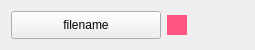
<?xml version="1.0" encoding="UTF-8"?>
<ui version="4.0">
 <class>file_list</class>
 <widget class="QWidget" name="file_list">
  <property name="geometry">
   <rect>
    <x>0</x>
    <y>0</y>
    <width>255</width>
    <height>50</height>
   </rect>
  </property>
  <property name="sizePolicy">
   <sizepolicy hsizetype="Minimum" vsizetype="Minimum">
    <horstretch>0</horstretch>
    <verstretch>0</verstretch>
   </sizepolicy>
  </property>
  <property name="windowTitle">
   <string>Form</string>
  </property>
  <layout class="QHBoxLayout" name="horizontalLayout" stretch="4,1,0">
   <item>
    <widget class="QPushButton" name="file_name_btn">
     <property name="sizePolicy">
      <sizepolicy hsizetype="Fixed" vsizetype="Fixed">
       <horstretch>0</horstretch>
       <verstretch>0</verstretch>
      </sizepolicy>
     </property>
     <property name="minimumSize">
      <size>
       <width>150</width>
       <height>28</height>
      </size>
     </property>
     <property name="text">
      <string>filename</string>
     </property>
    </widget>
   </item>
   <item>
    <widget class="QLabel" name="file_name_label">
     <property name="sizePolicy">
      <sizepolicy hsizetype="Fixed" vsizetype="Fixed">
       <horstretch>0</horstretch>
       <verstretch>0</verstretch>
      </sizepolicy>
     </property>
     <property name="minimumSize">
      <size>
       <width>20</width>
       <height>20</height>
      </size>
     </property>
     <property name="styleSheet">
      <string notr="true">background-color: rgb(255, 85, 127);</string>
     </property>
     <property name="text">
      <string/>
     </property>
    </widget>
   </item>
   <item>
    <spacer name="horizontalSpacer">
     <property name="orientation">
      <enum>Qt::Horizontal</enum>
     </property>
     <property name="sizeHint" stdset="0">
      <size>
       <width>40</width>
       <height>20</height>
      </size>
     </property>
    </spacer>
   </item>
  </layout>
 </widget>
 <resources/>
 <connections>
  <connection>
   <sender>file_name_btn</sender>
   <signal>clicked()</signal>
   <receiver>file_list</receiver>
   <slot>show_file_err()</slot>
   <hints>
    <hint type="sourcelabel">
     <x>211</x>
     <y>35</y>
    </hint>
    <hint type="destinationlabel">
     <x>163</x>
     <y>113</y>
    </hint>
   </hints>
  </connection>
 </connections>
 <slots>
  <slot>show_file_err()</slot>
 </slots>
</ui>
